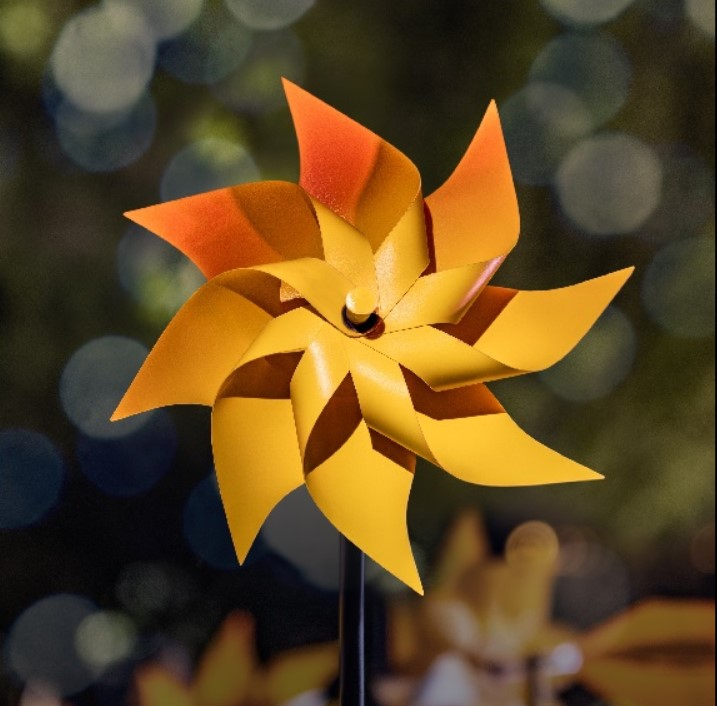
#> input picture flower.jpg, 717 x 706 px
$ python analysis.py   (older library calls are emulated)
#> lines starting #> are read from the running program, lines starting #| are printed output that depends on the picture; after the words box and inside, x2 and y2 are one past the last pixel; in counts of white or black regions, pixels touching at a corner belong together
import cv2
import numpy as np
import matplotlib.pyplot as plt

# Load a sample image (replace this with your own image)
image = cv2.imread('flower.jpg', cv2.IMREAD_GRAYSCALE)  # Replace with your image path
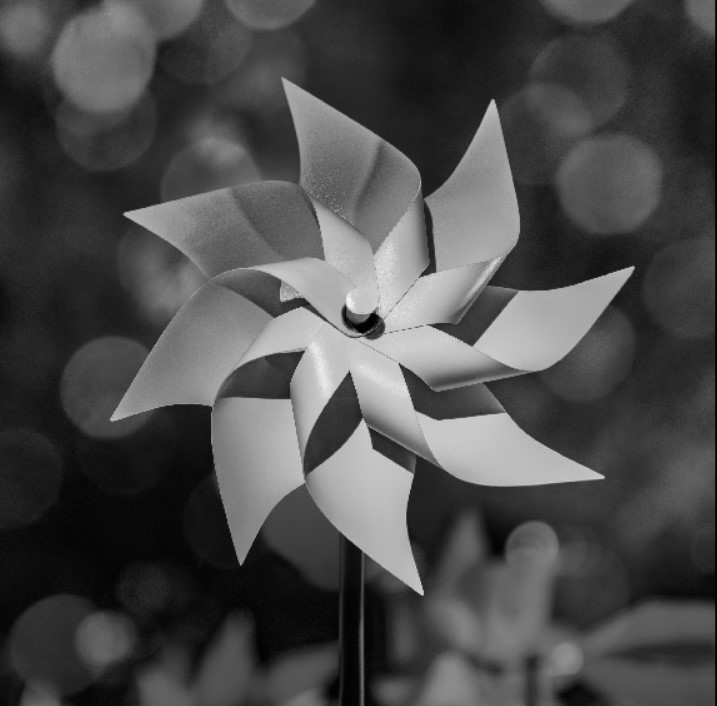
#> image: shape (706, 717); min 0, max 254, mean 74.8

# Normalize image to 0-1 for better visualization in Matplotlib
image = image / 255.0

# Apply Canny edge detection
edges_canny = cv2.Canny((image * 255).astype(np.uint8), 100, 200)
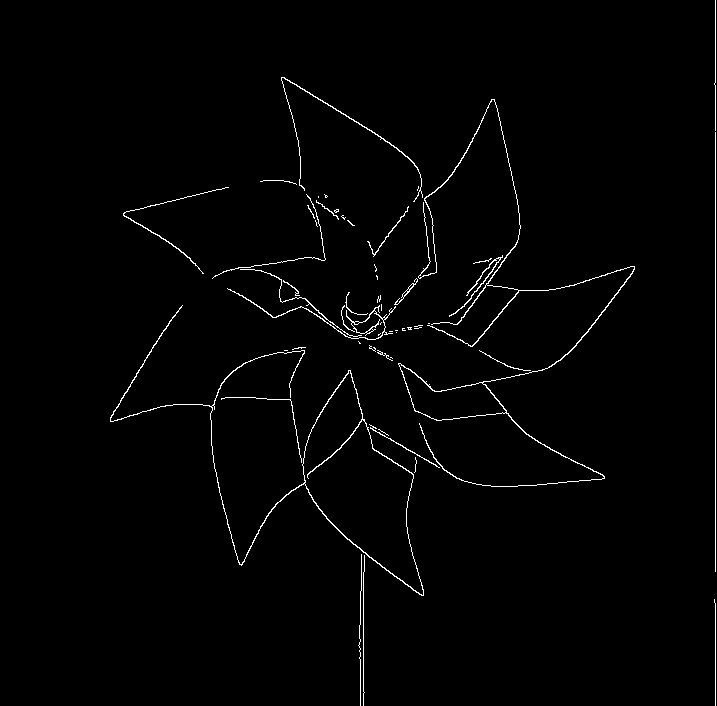
#> edges_canny: shape (706, 717); 1.4% white in thin lines or dots, all inside (x1, y1, x2, y2) = (110, 0, 716, 706)

# Apply Sobel edge detection
sobel_x = cv2.Sobel(image, cv2.CV_64F, 1, 0, ksize=3)
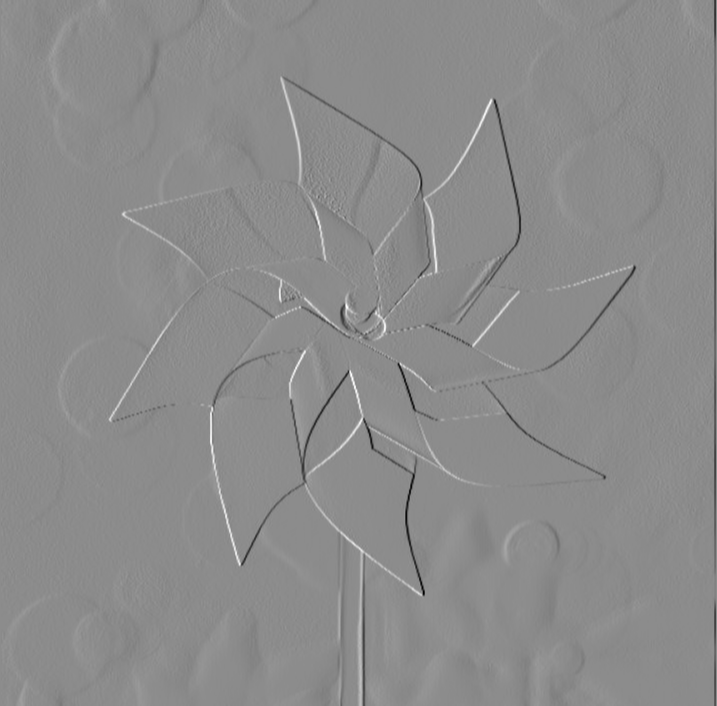
#> sobel_x: shape (706, 717) float64; min -2.57, max 2.11, mean -0.0011; drawn with min black and max white
sobel_y = cv2.Sobel(image, cv2.CV_64F, 0, 1, ksize=3)
edges_sobel = cv2.magnitude(sobel_x, sobel_y)
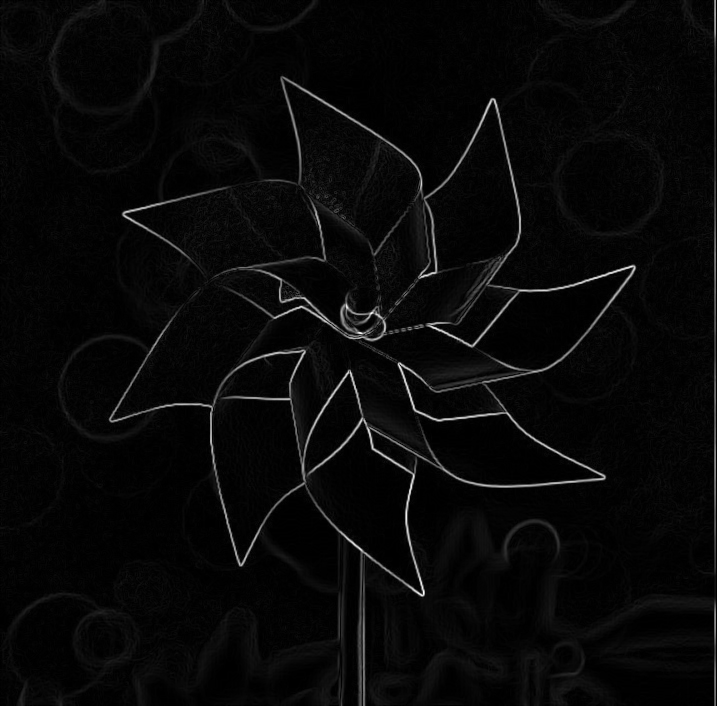
#> edges_sobel: shape (706, 717) float64; min 0, max 2.57, mean 0.0873; drawn with min black and max white

# Apply Prewitt edge detection (similar to Sobel)
kernel_x = np.array([[1, 0, -1], [1, 0, -1], [1, 0, -1]])
kernel_y = np.array([[1, 1, 1], [0, 0, 0], [-1, -1, -1]])
prewitt_x = cv2.filter2D(image, -1, kernel_x)
prewitt_y = cv2.filter2D(image, -1, kernel_y)
edges_prewitt = cv2.magnitude(prewitt_x, prewitt_y)

# Apply Laplacian edge detection
edges_laplacian = cv2.Laplacian(image, cv2.CV_64F)
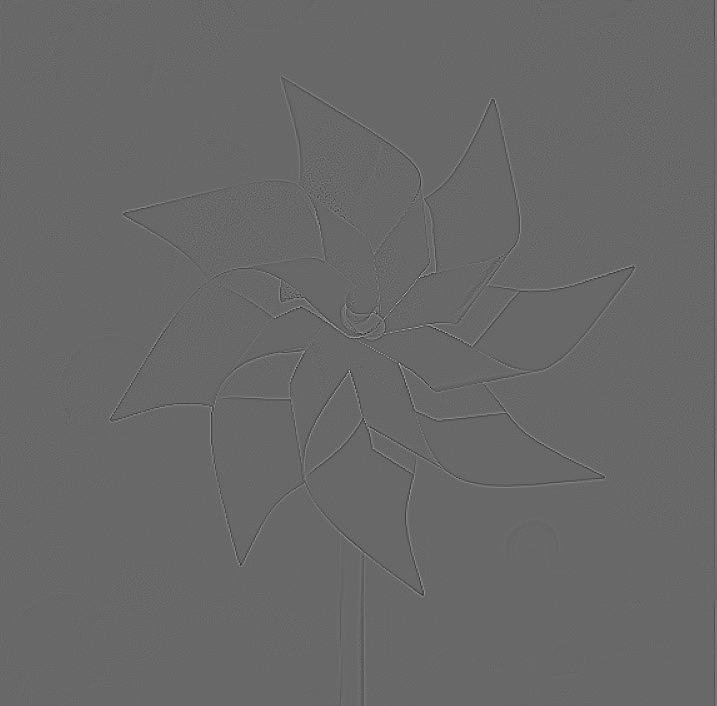
#> edges_laplacian: shape (706, 717) float64; min -1.05, max 1.52, mean 6.02e-05; drawn with min black and max white

# Apply Roberts edge detection (approximate gradient)
roberts_kernel_x = np.array([[1, 0], [0, -1]], dtype=np.float32)
roberts_kernel_y = np.array([[0, 1], [-1, 0]], dtype=np.float32)
roberts_x = cv2.filter2D(image, -1, roberts_kernel_x)
roberts_y = cv2.filter2D(image, -1, roberts_kernel_y)
edges_roberts = cv2.magnitude(roberts_x, roberts_y)
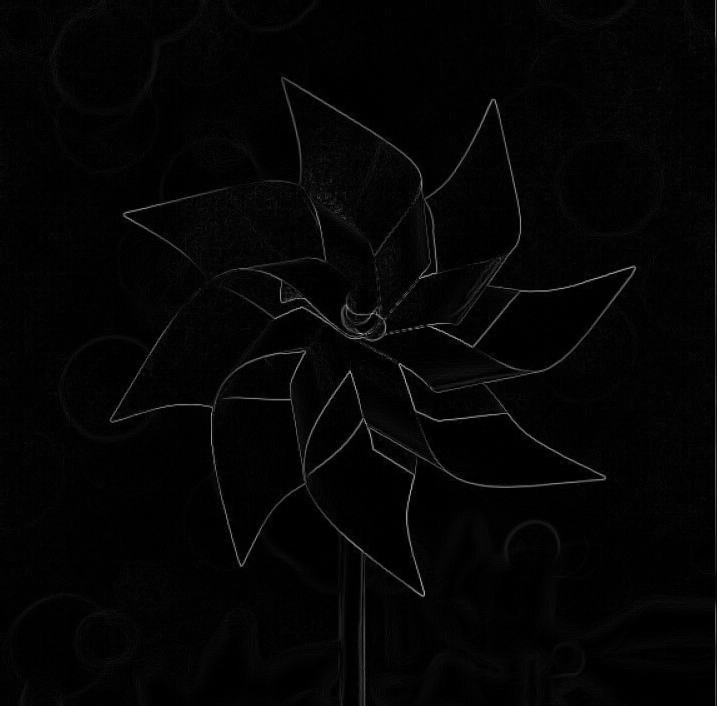
#> edges_roberts: shape (706, 717) float64; min 0, max 0.741, mean 0.0185

# Apply Marr-Hildreth edge detection (Laplacian of Gaussian)
# First, apply Gaussian smoothing
sigma = 1.0
gaussian_blurred = cv2.GaussianBlur(image, (5, 5), sigma)
# Then, apply the Laplacian to the blurred image
edges_marr_hildreth = cv2.Laplacian(gaussian_blurred, cv2.CV_64F)
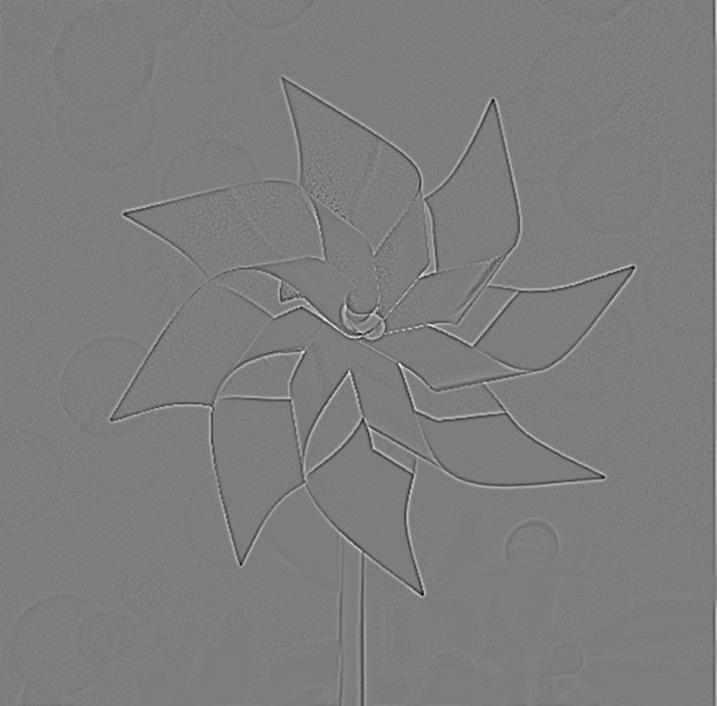
#> edges_marr_hildreth: shape (706, 717) float64; min -0.222, max 0.23, mean 5.7e-05; drawn with min black and max white

# Set up the figure for displaying the results
fig, axes = plt.subplots(2, 3, figsize=(12, 8))

# Titles for each subplot
methods = ['Canny', 'Sobel', 'Prewitt', 'Laplacian', 'Roberts', 'Marr-Hildreth']

# Plot each edge-detection result
axes[0, 0].imshow(edges_canny, cmap='gray')
axes[0, 0].set_title('Canny')
axes[0, 0].axis('off')

axes[0, 1].imshow(edges_sobel, cmap='gray')
axes[0, 1].set_title('Sobel')
axes[0, 1].axis('off')

axes[0, 2].imshow(edges_prewitt, cmap='gray')
axes[0, 2].set_title('Prewitt')
axes[0, 2].axis('off')

axes[1, 0].imshow(edges_laplacian, cmap='gray')
axes[1, 0].set_title('Laplacian')
axes[1, 0].axis('off')

axes[1, 1].imshow(edges_roberts, cmap='gray')
axes[1, 1].set_title('Roberts')
axes[1, 1].axis('off')

axes[1, 2].imshow(edges_marr_hildreth, cmap='gray')
axes[1, 2].set_title('Marr-Hildreth')
axes[1, 2].axis('off')

# Show the figure
plt.tight_layout()
plt.show()
